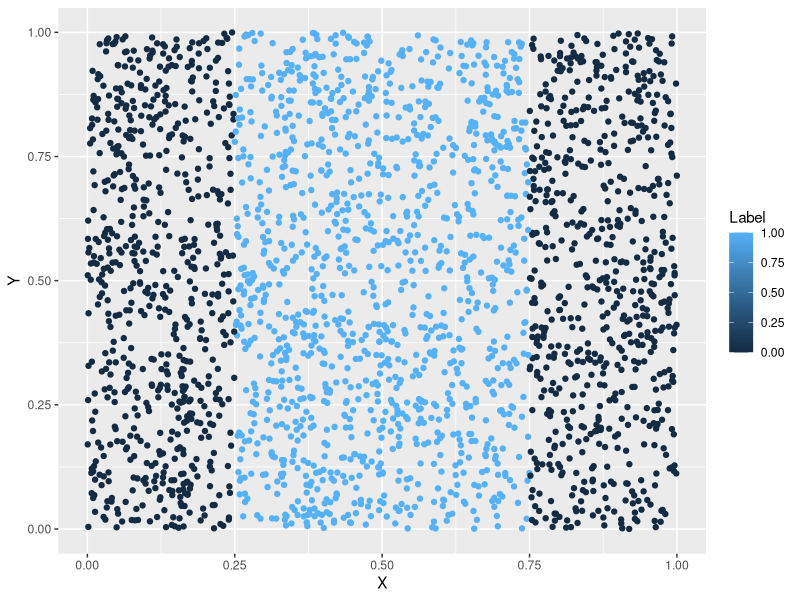
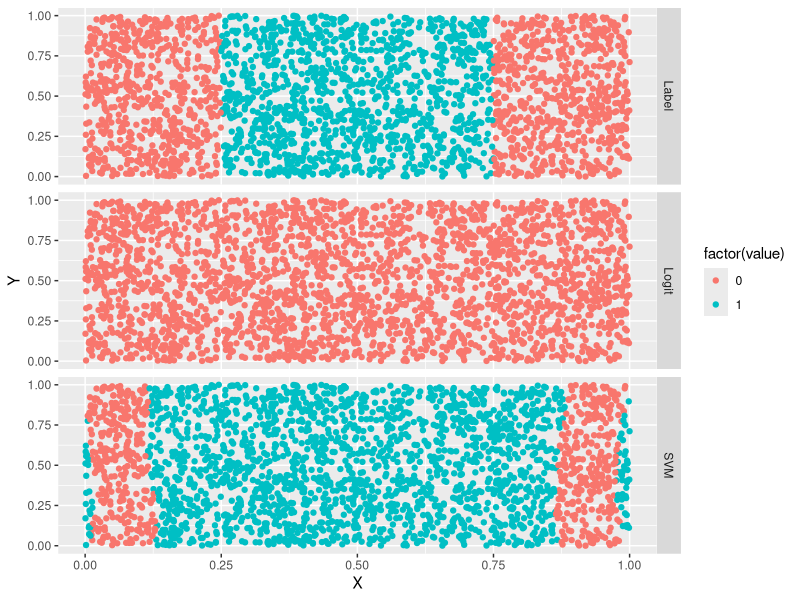
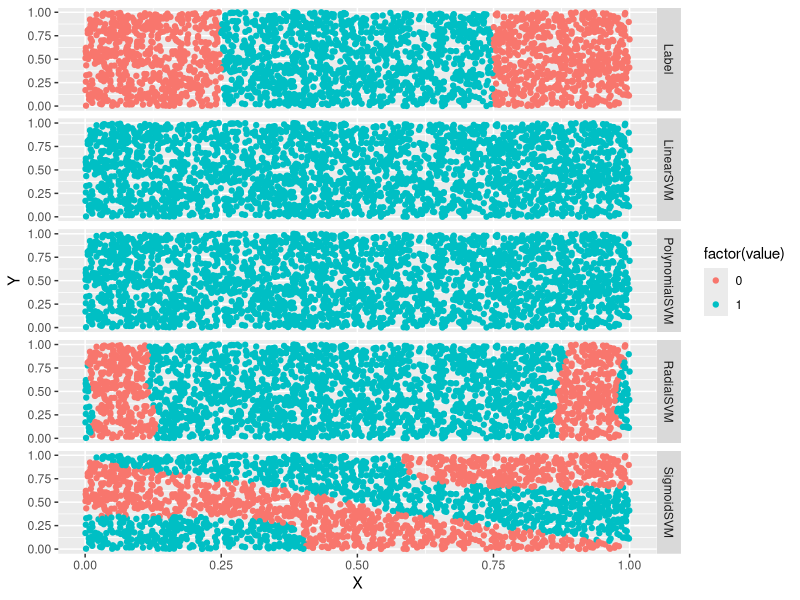
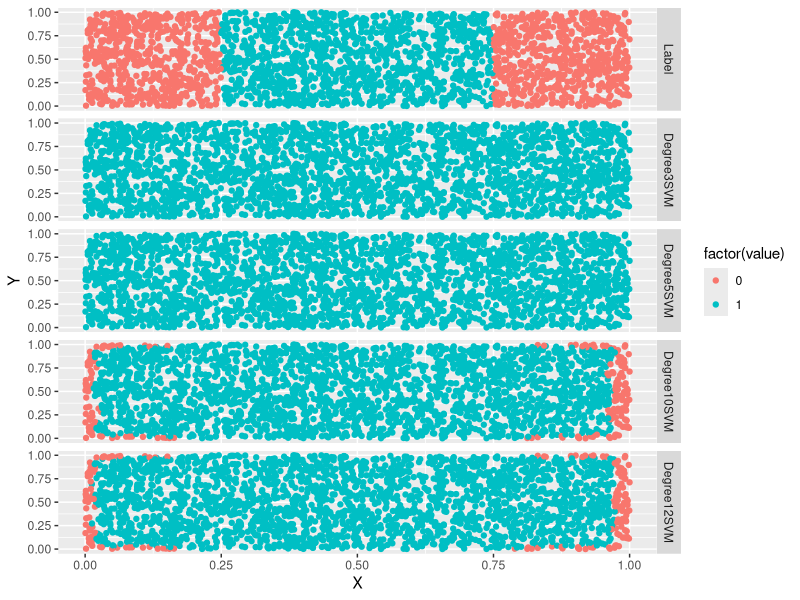
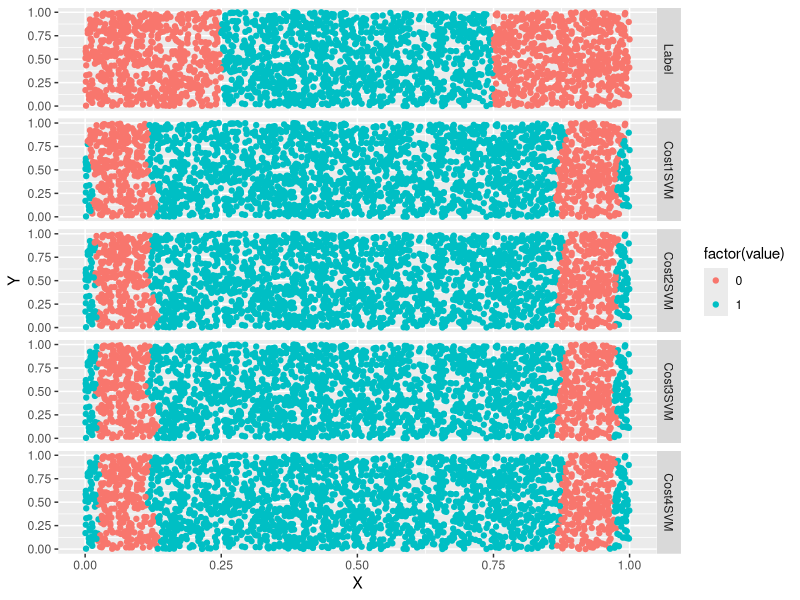

Write the R code that produced these figures, in order.
setwd('C:\\Users\\Ivan.Liuyanfeng\\Desktop\\Data_Mining_Work_Space\\Model-Comparison')
require(ggplot2)
list.files('data')
df <- read.csv('data/df.csv')
head(df)
# data visualization
png('df.png')
ggplot(data = df,aes(x=X,y=Y,color=Label))+geom_point()
dev.off()

# model test
logit.fit <- glm(Label~.,family=binomial(link='logit'),data=df)
logit.prediction <- ifelse(predict(logit.fit)>0,1,0)
mean(with(df,logit.prediction==Label))
mean(with(df,0==Label))

# SVMs
library(e1071)
svm.fit <- svm(Label~.,data=df)
svm.predictions <- ifelse(predict(svm.fit)>0,1,0)
mean(with(df,svm.predictions==Label))

# plot predictions
df <- cbind(df,data.frame(Logit=ifelse(predict(logit.fit)>0,1,0),SVM=ifelse(predict(svm.fit)>0,1,0)))
head(df)
require(reshape2)
predictions <- melt(df,id.vars=c('X','Y'))
head(predictions)
png('predictions.png',height=800,width=600)
ggplot(predictions, aes(X,Y, color=factor(value)))+geom_point()+facet_grid(variable~.)
dev.off()

# Kernel trick - linear, polynomial, radial, sigmoid
df <- df[,c('X','Y','Label')]
linear.svm.fit <- svm(Label~X+Y, data=df, kernel='linear')
with(df,mean(Label== ifelse(predict(linear.svm.fit)>0,1,0)))

polynomial.svm.fit <- svm(Label~X+Y, data=df, kernel='polynomial')
with(df,mean(Label== ifelse(predict(polynomial.svm.fit)>0,1,0)))

radial.svm.fit <- svm(Label~X+Y, data=df, kernel='radial')
with(df,mean(Label== ifelse(predict(radial.svm.fit)>0,1,0)))

sigmoid.svm.fit <- svm(Label~X+Y, data=df, kernel='sigmoid')
with(df,mean(Label== ifelse(predict(sigmoid.svm.fit)>0,1,0)))

df<- cbind(df,data.frame(LinearSVM = ifelse(predict(linear.svm.fit) > 0, 1, 0),
                         PolynomialSVM = ifelse(predict(polynomial.svm.fit) > 0, 1, 0),
                         RadialSVM = ifelse(predict(radial.svm.fit) > 0, 1, 0),
                         SigmoidSVM = ifelse(predict(sigmoid.svm.fit) > 0, 1, 0)))
predictions <- melt(df, id.vars = c('X','Y'))
png('kernel.png',height = 600,width=800)
ggplot(predictions, aes(X,Y,color=factor(value)))+geom_point()+facet_grid(variable~.)
dev.off()

# tuning degree hyperparameter
polynomial.degree3.svm.fit <- svm(Label~X+Y, data=df,kernel = 'polynomial', degree=3)
with(df, mean(Label != ifelse(predict(polynomial.degree3.svm.fit)>0,1,0)))

polynomial.degree5.svm.fit <- svm(Label~X+Y, data=df,kernel = 'polynomial', degree=5)
with(df, mean(Label != ifelse(predict(polynomial.degree5.svm.fit)>0,1,0)))

polynomial.degree10.svm.fit <- svm(Label~X+Y, data=df,kernel = 'polynomial', degree=10)
with(df, mean(Label != ifelse(predict(polynomial.degree10.svm.fit)>0,1,0)))

polynomial.degree12.svm.fit <- svm(Label~X+Y, data=df,kernel = 'polynomial', degree=12)
with(df, mean(Label != ifelse(predict(polynomial.degree12.svm.fit)>0,1,0)))

# plot 
df <- df[,c('X','Y','Label')]
df <- cbind(df, data.frame(Degree3SVM = ifelse(predict(polynomial.degree3.svm.fit) > 0,
                                               1,
                                               0),
                           Degree5SVM = ifelse(predict(polynomial.degree5.svm.fit) > 0,
                                               1,
                                               0),
                           Degree10SVM = ifelse(predict(polynomial.degree10.svm.fit) > 0,
                                                1,
                                                0),
                           Degree12SVM = ifelse(predict(polynomial.degree12.svm.fit) > 0,
                                                1,
                                                0)))
predictions <- melt(df,id.vars = c('X','Y'))
png('degree_hyperparameter.png',height=600,width=800)
ggplot(predictions, aes(X,Y,color=factor(value)))+geom_point()+facet_grid(variable~.)
dev.off()

# tuning cost hyperparameter
radial.cost1.svm.fit <- svm(Label ~ X + Y,
                            data = df,
                            kernel = 'radial',
                            cost = 1)
with(df, mean(Label == ifelse(predict(radial.cost1.svm.fit) > 0, 1, 0)))
radial.cost2.svm.fit <- svm(Label ~ X + Y,
                            data = df,kernel = 'radial',
                            cost = 2)
with(df, mean(Label == ifelse(predict(radial.cost2.svm.fit) > 0, 1, 0)))
radial.cost3.svm.fit <- svm(Label ~ X + Y,
                            data = df,
                            kernel = 'radial',
                            cost = 3)
with(df, mean(Label == ifelse(predict(radial.cost3.svm.fit) > 0, 1, 0)))
radial.cost4.svm.fit <- svm(Label ~ X + Y,
                            data = df,
                            kernel = 'radial',
                            cost = 4)
with(df, mean(Label == ifelse(predict(radial.cost4.svm.fit) > 0, 1, 0)))
#plot
df <- df[, c('X', 'Y', 'Label')]
df <- cbind(df,
            data.frame(Cost1SVM = ifelse(predict(radial.cost1.svm.fit) > 0, 1, 0),
                       Cost2SVM = ifelse(predict(radial.cost2.svm.fit) > 0, 1, 0),
                       Cost3SVM = ifelse(predict(radial.cost3.svm.fit) > 0, 1, 0),
                       Cost4SVM = ifelse(predict(radial.cost4.svm.fit) > 0, 1, 0)))
predictions <- melt(df, id.vars = c('X', 'Y'))
png('cost_hyperparameter.png',height=600,width=800)
ggplot(predictions, aes(x = X, y = Y, color = factor(value))) +
    geom_point() +
    facet_grid(variable ~ .)
dev.off()
